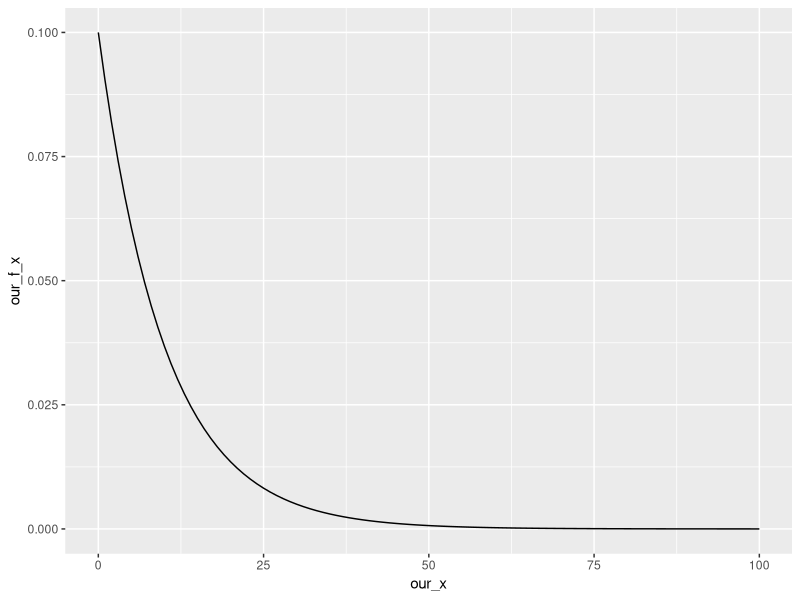
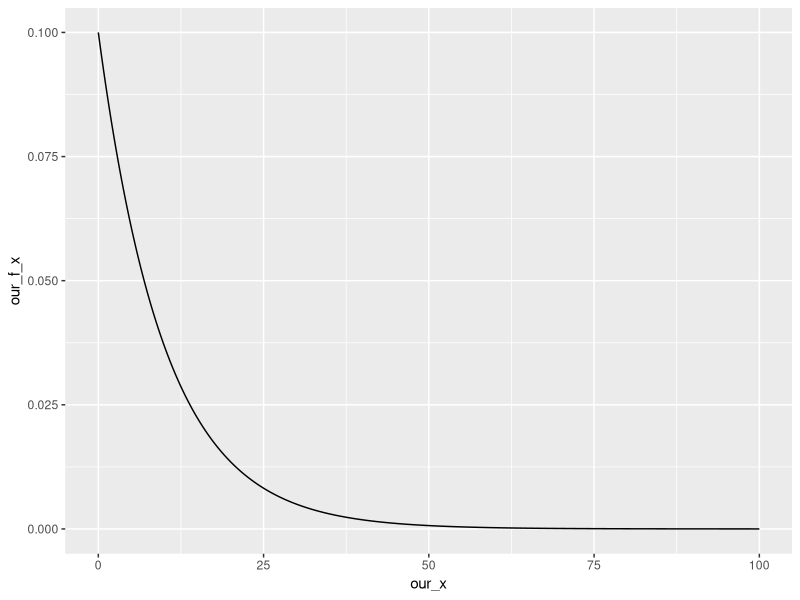

These charts were generated, in order, by the following R code:
## ---- chunk 1
library(tidyverse)
## ---- chunk 2
dexp(x = 0, rate = 0.1)
dexp(x = 1, rate = 0.1)
dexp(x = 2, rate = 0.1)
## ---- chunk 3
dexp(x = 0:10, rate = 0.1)
## ---- chunk 4
our_data <- data.frame(our_x = 0:100,
                       our_f_x = dexp(x = 0:100, rate = 0.1))

glimpse(our_data)
## ---- chunk 5
our_data %>% 
  ggplot(aes(x = our_x,
             y = our_f_x)) +
  geom_line()
## ---- chunk 6
seq(from = 0, to = 2, by = 0.1)
## ---- chunk 7
our_data <- data.frame(our_x = seq(from = 0, to = 100, by = 0.1),
                       our_f_x = dexp(seq(from = 0, to = 100, by = 0.1),
                                      rate = 0.1))

glimpse(our_data)

our_data %>% 
  ggplot(aes(x = our_x,
             y = our_f_x)) +
  geom_line()
